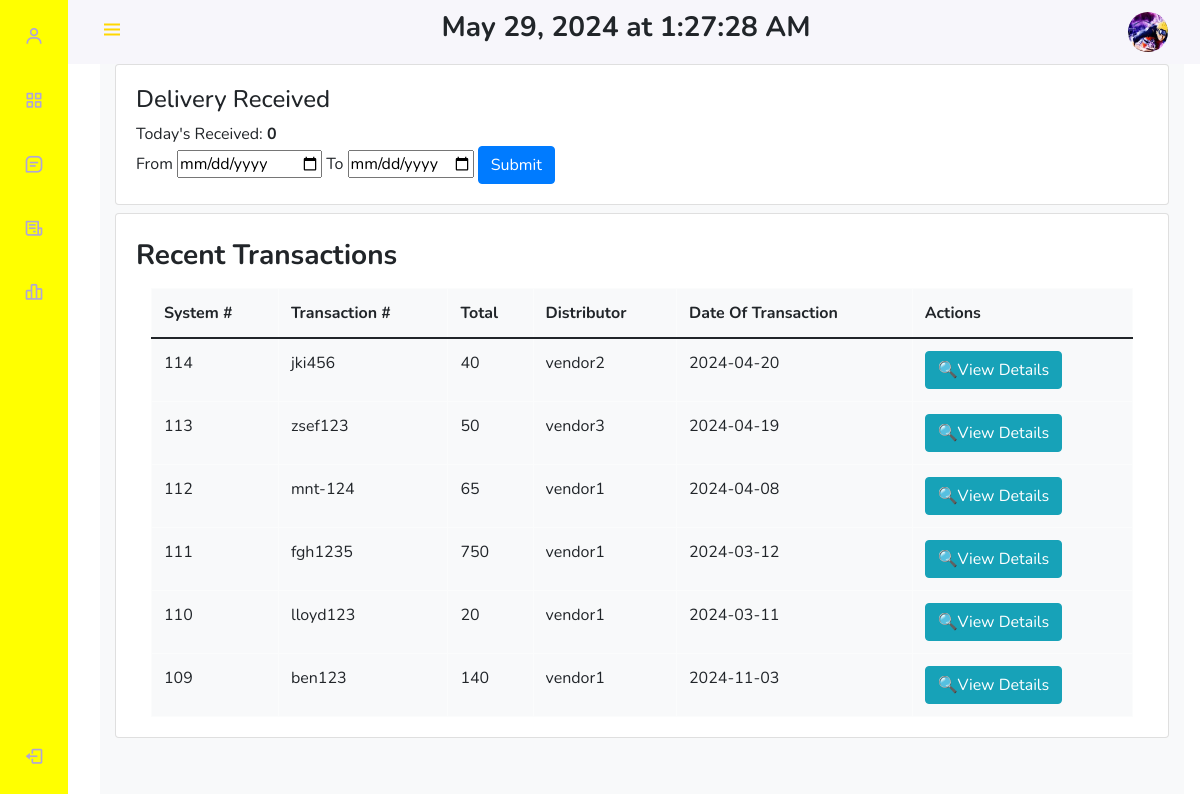
Before: /pages/user/user_rdu.php (signed in) with the older database file.
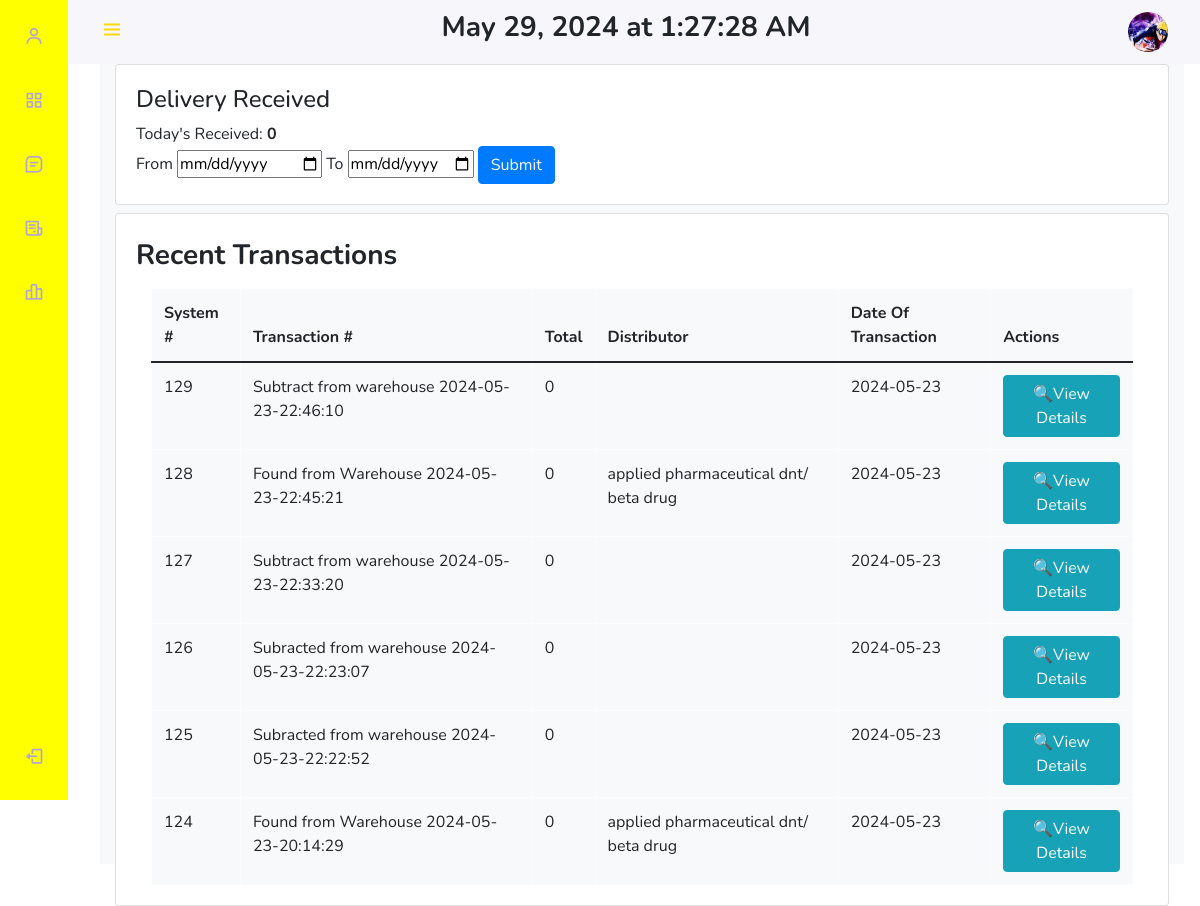
After: the same page with the newer database file.
### tables this page shows
CREATE TABLE `deliver_received` (
  `post_trans_number` int(11) NOT NULL,
  `receipt_trans_number` varchar(256) NOT NULL,
  `date_received` date NOT NULL,
  `vendor_name` varchar(255) NOT NULL,
  `total` double NOT NULL,
  `received_by` varchar(256) NOT NULL
);

### pages/user/user_rdu.php (the view, shortened to what the changed rows need)
<!DOCTYPE html>
<html lang="en">
<head>
    <?php include "user_ham.php"; ?>
    <div class="height-100 bg-light">
        <div class="col-md-12 mb-4">
            <div class="card">
                <div class="card-body bottom" id="content">
                    <section class="intro">
                        <div class="gradient-custom-2 h-100">
                            <div class="mask d-flex align-items-center h-100">
                                <div class="container">
                                    <div class="row justify-content-center">
                                        <div class="col-12">
                                            <div class="table-responsive">
                                                <table class="table table-light table-bordered mb-0" style="height:46.5vh; width: 100%;">
                                                    <thead>
                                                        <t>
                                                            <th scope="col">System #</th>
                                                            <th scope="col">Transaction #</th>
                                                            <th scope="col">Total</th>
                                                            <th scope="col">Distributor</th>
                                                            <th scope="col">Date Of Transaction</th>
                                                            <th scope="col">Actions</th>
                                                    </thead>
                                                    <tbody>
                                                        <?php
                                                        $query = "SELECT * FROM deliver_received ORDER BY post_trans_number DESC LIMIT 6";
                                                        $result = mysqli_query($conn, $query);
                                                        while ($row = mysqli_fetch_assoc($result)) {
                                                        ?>
                                                            <tr>
                                                                <td><?php echo $row['post_trans_number']; ?></td>
                                                                <td class="id"><?php echo $row['receipt_trans_number']; ?></td>
                                                                <td class="total"><?php echo $row['total']; ?></td>
                                                                <td><?php echo $row['vendor_name']; ?></td>
                                                                <td class="date"><?php echo $row['date_received']; ?></td>
                                                                <td><a href='#' class='btn btn-info view_details'>🔍View Details</a></td>
                                                            </tr>
                                                        <?php
                                                        }
                                                        ?>
                                                    </tbody>
                                                </table>
                                            </div>
                                        </div>
                                    </div>
                                </div>
                            </div>
                        </div>
                    </section>
                </div>
            </div>
        </div>
    </div>
    </body>
</html>

Changed rows visible on the page:
no longer on this page (row unchanged): deliver_received: post_trans_number "114", receipt_trans_number "jki456", total "40", vendor_name "vendor2", date_received "2024-04-20"
no longer on this page (row unchanged): deliver_received: post_trans_number "113", receipt_trans_number "zsef123", total "50", vendor_name "vendor3", date_received "2024-04-19"
no longer on this page (row unchanged): deliver_received: post_trans_number "112", receipt_trans_number "mnt-124", total "65", vendor_name "vendor1", date_received "2024-04-08"
no longer on this page (row unchanged): deliver_received: post_trans_number "111", receipt_trans_number "fgh1235", total "750", vendor_name "vendor1", date_received "2024-03-12"
no longer on this page (row unchanged): deliver_received: post_trans_number "110", receipt_trans_number "lloyd123", total "20", vendor_name "vendor1", date_received "2024-03-11"
no longer on this page (row unchanged): deliver_received: post_trans_number "109", receipt_trans_number "ben123", total "140", vendor_name "vendor1", date_received "2024-11-03"
added deliver_received: post_trans_number "129", receipt_trans_number "Subtract from warehouse 2024-05-23-22:46:10", total "0", date_received "2024-05-23"
added deliver_received: post_trans_number "128", receipt_trans_number "Found from Warehouse 2024-05-23-22:45:21", total "0", vendor_name "applied pharmaceutical dnt/ beta drug", date_received "2024-05-23"
added deliver_received: post_trans_number "127", receipt_trans_number "Subtract from warehouse 2024-05-23-22:33:20", total "0", date_received "2024-05-23"
added deliver_received: post_trans_number "126", receipt_trans_number "Subracted from warehouse 2024-05-23-22:23:07", total "0", date_received "2024-05-23"
added deliver_received: post_trans_number "125", receipt_trans_number "Subracted from warehouse 2024-05-23-22:22:52", total "0", date_received "2024-05-23"
added deliver_received: post_trans_number "124", receipt_trans_number "Found from Warehouse 2024-05-23-20:14:29", total "0", vendor_name "applied pharmaceutical dnt/ beta drug", date_received "2024-05-23"
